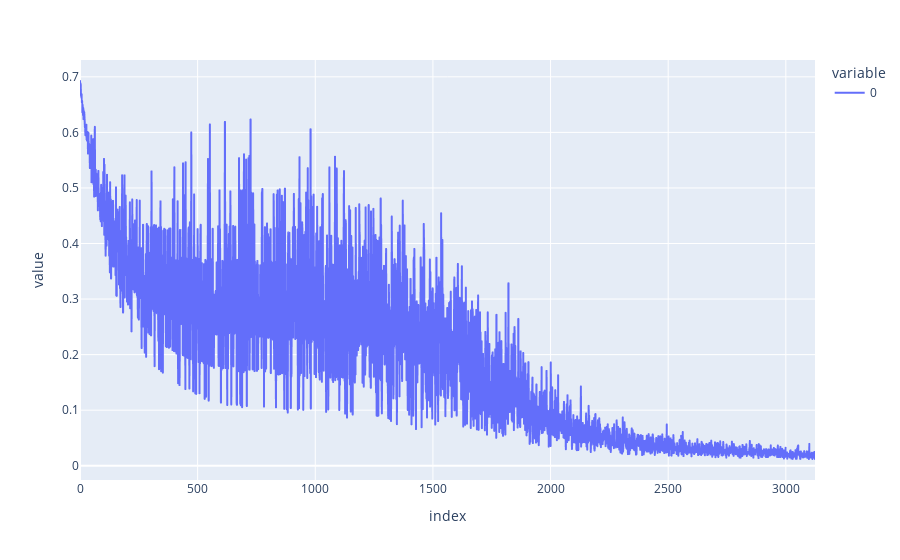

Notebook code for this chart:
### Code cell
import plotly.express as px 
px.line(losses)

### Figure 1 — Plotly figure (JSON) as saved in the notebook; plotly's stock layout.template omitted (floating-point values rounded to 4 significant figures; data arrays with more than 128 entries replaced by an {"elided": "..."} marker saying what was removed)
{"data": [{"hovertemplate": "variable=0<br>index=%{x}<br>value=%{y}<extra></extra>", "legendgroup": "0", "line": {"color": "#636efa", "dash": "solid"}, "marker": {"symbol": "circle"}, "mode": "lines", "name": "0", "showlegend": true, "type": "scattergl", "x": {"elided": "3125 int values"}, "xaxis": "x", "y": {"elided": "3125 float values"}, "yaxis": "y"}], "layout": {"legend": {"title": {"text": "variable"}, "tracegroupgap": 0}, "margin": {"t": 60}, "xaxis": {"anchor": "y", "domain": [0, 1], "title": {"text": "index"}}, "yaxis": {"anchor": "x", "domain": [0, 1], "title": {"text": "value"}}}}
